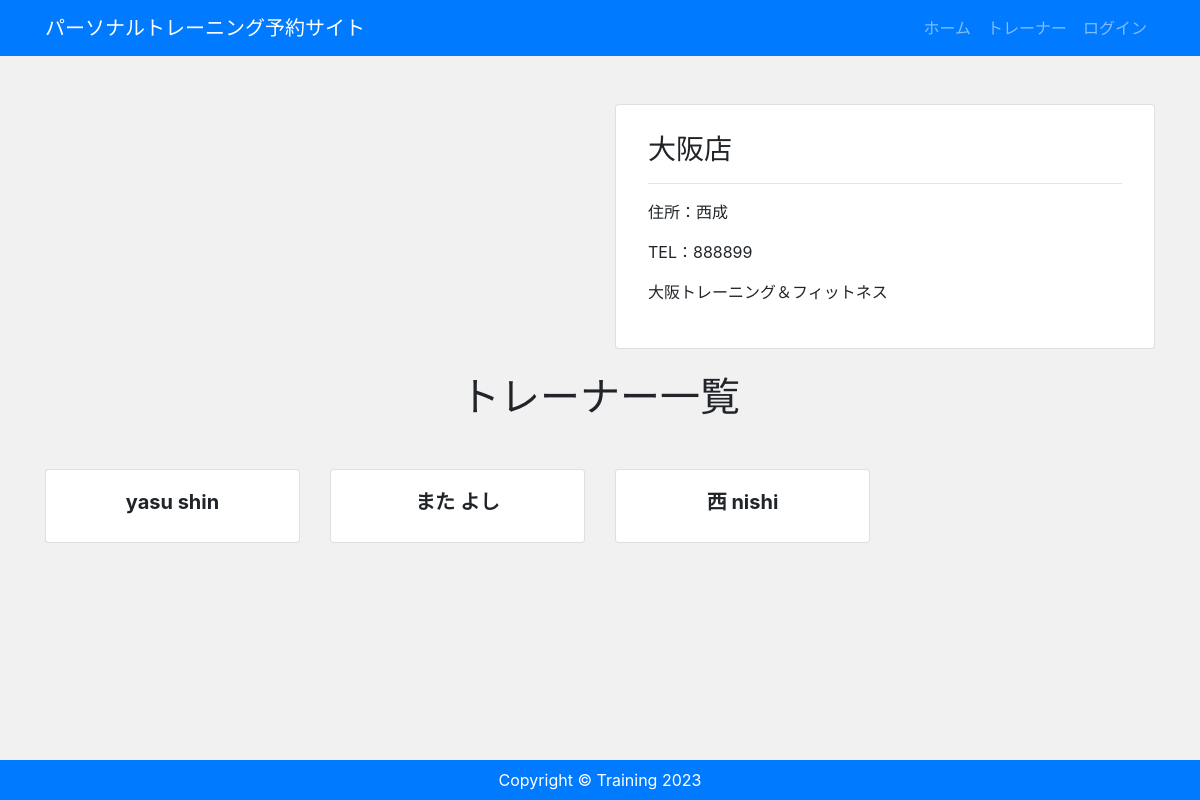
Screenshot of /store/1/ with the database file from the repository.
### app/models.py (models this page shows, shortened)
class Store(models.Model):
    name = models.CharField('店舗', max_length=100)
    address = models.CharField('住所', max_length=100, null=True, blank=True)
    tel = models.CharField('電話番号', max_length=100, null=True, blank=True)
    description = models.TextField('説明', default="", blank=True)

class Staff(models.Model):
    user = models.OneToOneField(CustomUser, verbose_name='スタッフ', on_delete=models.CASCADE)
    store = models.ForeignKey(Store, verbose_name='店舗', on_delete=models.CASCADE)

### accounts/models.py (models this page shows, shortened)
class CustomUser(AbstractBaseUser, PermissionsMixin):
    email = models.EmailField('メールアドレス', unique=True)
    first_name = models.CharField(('姓'), max_length=30)
    last_name = models.CharField(('名'), max_length=30)
    description = models.TextField('自己紹介', default="", blank=True)
    is_staff = models.BooleanField(
        ('staff status'),
        default=False,
        help_text=('Designates whether the user can log into this admin site.'),
    )
    is_active = models.BooleanField(
        ('active'),
        default=True,
        help_text=(
            'Designates whether this user should be treated as active. '
            'Unselect this instead of deleting accounts.'
        ),
    )
    objects = UserManager()
    USERNAME_FIELD = 'email'
    EMAIL_FIELD = 'email'
    REQUIRED_FIELDS = []
    class Meta:
        verbose_name = ('user')
        verbose_name_plural = ('users')

### app/views.py (the view)
# urls.py: path('store/<int:pk>/', views.StaffView.as_view(), name='staff'),
class StaffView(View):
    def get(self, request, *args, **kwargs):
        store_data = get_object_or_404(Store, id=self.kwargs['pk'])
        staff_data = Staff.objects.filter(store=store_data).select_related('user')
        return render(request, 'app/staff.html', {
            'store_data': store_data,
            'staff_data': staff_data,
        })

### app/templates/app/staff.html (shortened to what this page needs)
{% extends "app/base.html" %}
{% block content %}
<div class="text-center my-5">
    <div class="row">
        <div class="col-md-6 mb-4 text-center stafflist">
        </div>
        <div class="col-md-6 mb-4">
            <div class="card">
                <div class="card-body px-2 py-1">
                    <div class="p-4 text-left">
                        <h3>{{ store_data.name }}店</h3>
                        <hr>
                        <p>住所：{{ store_data.address }}</p>
                        <p>TEL：{{ store_data.tel }}</p>
                        <p>{{ store_data.description|linebreaksbr }}</p>
                    </div>
                </div>
            </div>
        </div>
    </div>
    <div class="mb-5">
        <h1>トレーナー一覧</h1>
    </div>
    <div class="row">
        {% for staff in staff_data %}
            <div class="col-lg-3 col-md-6">
                <div class="card img-thumbnail storelist mb-3">
                    <div class="card-body text-center px-2 py-3">
                        <h5 class="font-weight-bold">{{ staff.user.first_name }} {{ staff.user.last_name }}</h5>
                    </div>
                </div>
            </div>
        {% empty %}
            <p>まだトレーナーがいません</p>
        {% endfor %}
    </div>
</div>
{% endblock %}

### app/templates/app/base.html (shortened to what this page needs)
{% load static %}
<!DOCTYPE html>
<html lang="ja">
<head>
    <link rel="stylesheet" href="https://stackpath.bootstrapcdn.com/bootstrap/4.4.1/css/bootstrap.min.css">
    <link rel="stylesheet" href="https://cdnjs.cloudflare.com/ajax/libs/font-awesome/5.13.0/css/all.min.css">
    <link rel="stylesheet" href="{% static 'css/style.css' %}">
</head>
<body>
    <nav class="navbar navbar-expand-lg navbar-dark bg-primary">
        <div class="container">
            <a class="navbar-brand" href="/">パーソナルトレーニング予約サイト</a>
            <ul class="navbar-nav ml-auto">
                <li class="nav-item">
                    <a class="nav-link" href="/">ホーム</a>
                </li>
                {% if user.is_authenticated %}
                <li class="nav-item">
                    <a class="nav-link" href="{% url 'profile' %}">プロフィール</a>
                </li>
                <li class="nav-item">
                    <a class="nav-link" href="{% url 'account_logout' %}">ログアウト</a>
                </li>
                {% else %}
                <li class="nav-item">
                    <a class="nav-link" href="{% url 'account_signup' %}">トレーナー</a>
                </li>
                <li class="nav-item">
                    <a class="nav-link" href="{% url 'account_login' %}">ログイン</a>
                </li>
                {% endif %}
            </ul>
        </div>
    </nav>
    <main>
        <div class="container">
            {% block content %}
            {% endblock %}
        </div>
    </main>
    <footer class="py-2 bg-primary">
        <p class="m-0 text-center text-white">Copyright &copy; Training 2023</p>
    </footer>
</body>
</html>

### app/static/css/style.css (style rules this page uses)
* { margin: 0; padding: 0; box-sizing: border-box; }
body { background: #F1F1F1; display: flex; flex-flow: column; min-height: 100vh; }
main { flex: 1; }
.card-body { padding: 2rem; }

### rows the page displays
Store: name "大阪", address "西成", tel "888899", description "大阪トレーニング＆フィットネス"
Staff: user.first_name "yasu", user.last_name "shin"
Staff: user.first_name "また", user.last_name "よし"
Staff: user.first_name "西", user.last_name "nishi"
